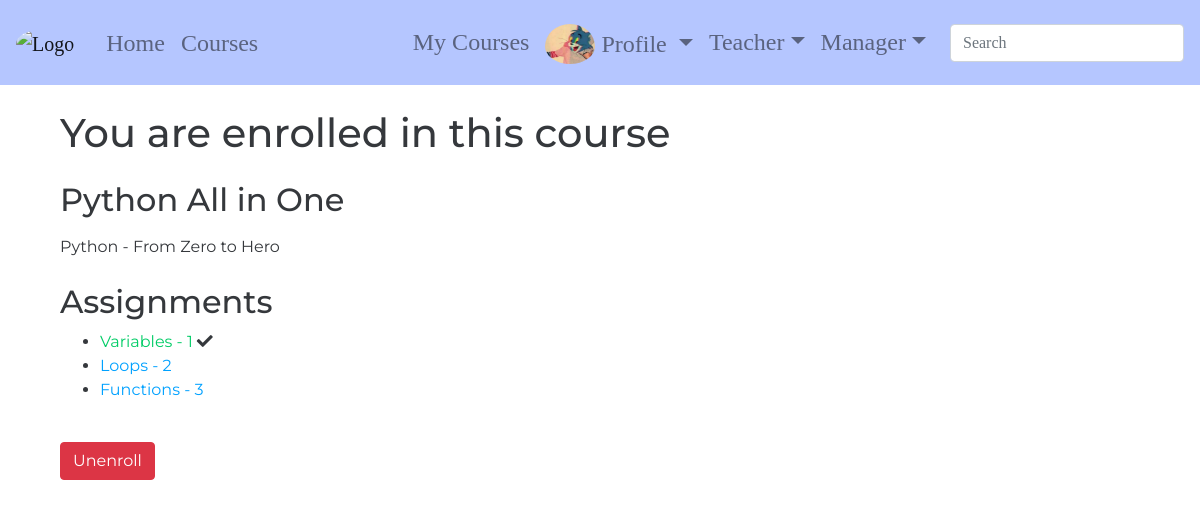
Before: /courses/python/python-all-in-one/ (signed in) with the older database file.
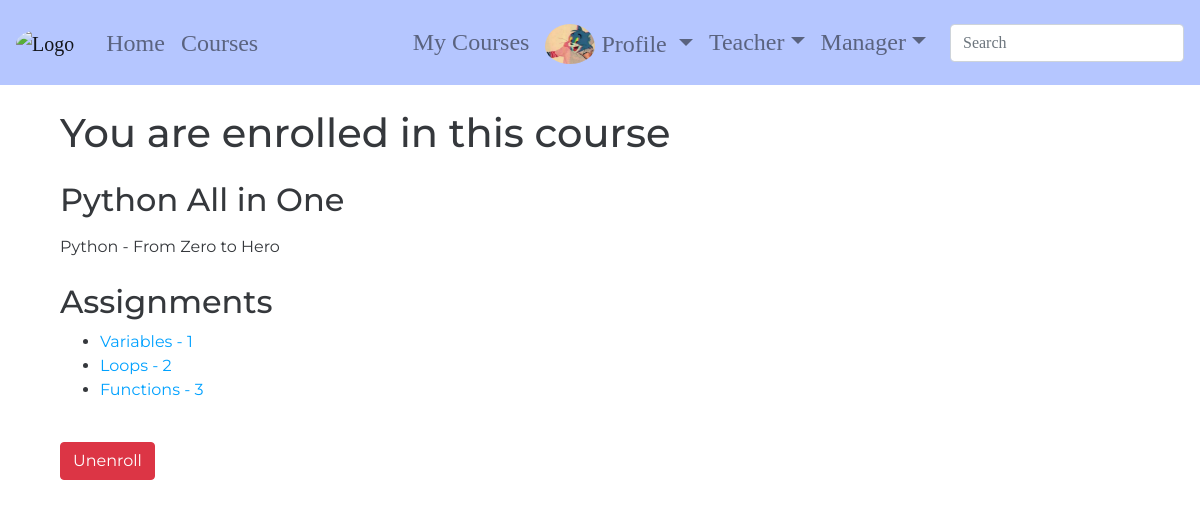
After: the same page with the newer database file.
### courses/models.py (models this page shows, shortened)
class PersonalAssignment(models.Model):
    course_instance_assignment = models.ForeignKey(CourseInstanceAssignment,
                                                   related_name='personal_assignments',
                                                   on_delete=models.CASCADE)
    enroll = models.ForeignKey(Enroll, related_name='personal_assignments', on_delete=models.CASCADE)
    answer_field = models.TextField(null=True, blank=True)
    answer_file = models.FileField(null=True, blank=True, upload_to=student_answers_directory_path)
    is_completed = models.BooleanField(default=False)
    grade = models.SmallIntegerField(
        blank=True,
        null=True,
        default=0,
        validators=[
            MinValueValidator(0),
            MaxValueValidator(100),
        ]
    )
    def get_absolute_url(self):
        return reverse('courses:personal-assignment',
                       kwargs={
                           'course_slug': self.enroll.course_instance.course.slug,
                           'instance_slug': self.enroll.course_instance.slug,
                           'pk': self.pk
                       })

class Assignment(models.Model):
    title = models.CharField(max_length=100, null=True, blank=True)
    content = models.TextField(null=True, blank=True)
    start_date = models.DateTimeField(null=True, blank=True)
    end_date = models.DateTimeField(null=True, blank=True)

### courses/views.py (the view)
class CourseInstanceDetail(generic.DetailView):
    model = course_models.CourseInstance
    template_name = 'courses/course_instance_detail.html'
    context_object_name = 'course_instance'
    def get_object(self, queryset=None):
        return get_object_or_404(
            course_models.CourseInstance,
            course__slug=self.kwargs.get('course_slug'),
            slug=self.kwargs.get('instance_slug'),
        )
    def get_context_data(self, **kwargs):
        context = super(CourseInstanceDetail, self).get_context_data(**kwargs)
        if not self.request.user.is_authenticated:
            context['is_enrolled'] = False
        else:
            context['is_enrolled'] = self.object.enrolls.filter(student=self.request.user).exists()
        if self.request.user.is_authenticated and context['is_enrolled']:
            context['current_enroll'] = self.object.enrolls.get(student=self.request.user)
        return context

### accounts/templatetags/accounts_extras.py (called while the page is built)
@register.filter(name='has_group')
def has_group(user, group_name):
    return user.groups.filter(name=group_name).exists()

### courses/templates/courses/course_instance_detail.html (shortened to what this page needs)
{% extends 'base.html' %}
{% block content %}
    <div class="container">
    {% if is_enrolled %}
        <h1>You are enrolled in this course</h1>
        <h2 class="mt-4 mb-3">{{ course_instance.sub_title }}</h2>
        <p>{{ course_instance.course.description }}</p>
        {% if course_instance.course_assignments.all %}
            <h2 class="mt-4">Assignments</h2>
            <ul>
                {% for pa in current_enroll.personal_assignments.all %}
                    <li>
                        <a href="{{ pa.get_absolute_url }}"
                           class="enroll-assignment-link{% if pa.is_completed %}-completed{% endif %}">
                            {{ pa.course_instance_assignment.title }}
                        </a>
                        {% if pa.is_completed %}
                            <i class="fas fa-check completed_icon"></i>
                        {% endif %}
                    </li>
                {% endfor %}
            </ul>
        {% else %}
            <h2 class="mt-4">There are no assignments yet.</h2>
        {% endif %}
        <a href="{% url 'courses:unenroll' course_slug=course_instance.course.slug instance_slug=course_instance.slug %}"
           class="btn btn-danger mt-4">
            Unenroll
        </a>
    {% else %}
        <h1 class="mb-3 text-center">Active Course</h1>
        <h1 class="mb-3">{{ course_instance.sub_title }}</h1>
        <p>{{ course_instance.course.description }}</p>
        <a href="{% url 'courses:enroll' course_slug=course_instance.course.slug instance_slug=course_instance.slug %}" class="btn btn-primary mt-4">Enroll</a>
    {% endif %}
    </div>
{% endblock %}

Changed rows visible on the page:
changed PersonalAssignment "Variables - 1": is_completed True → False (drawn)
